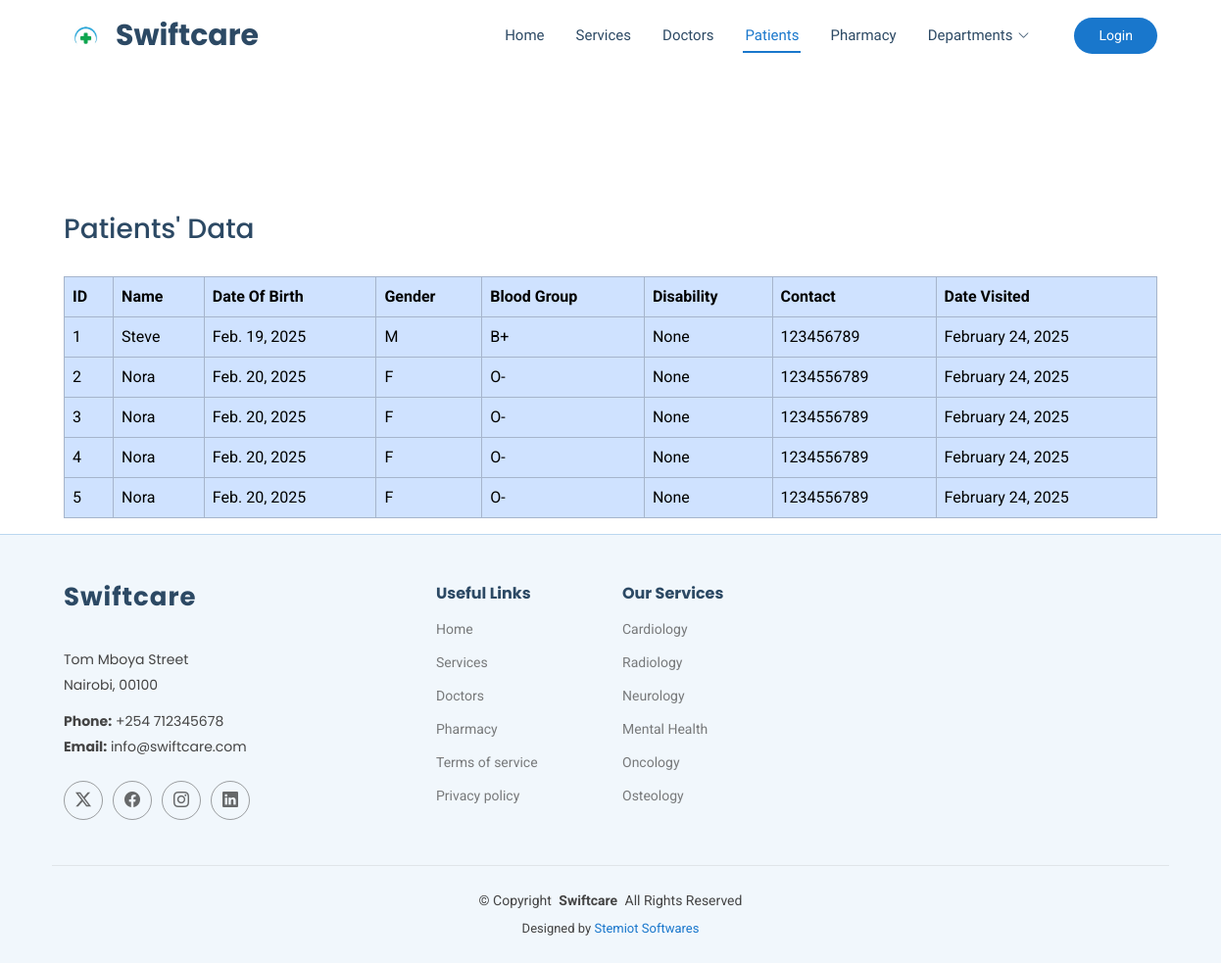
Page /registered_patients/ (signed in) on the earlier database version.
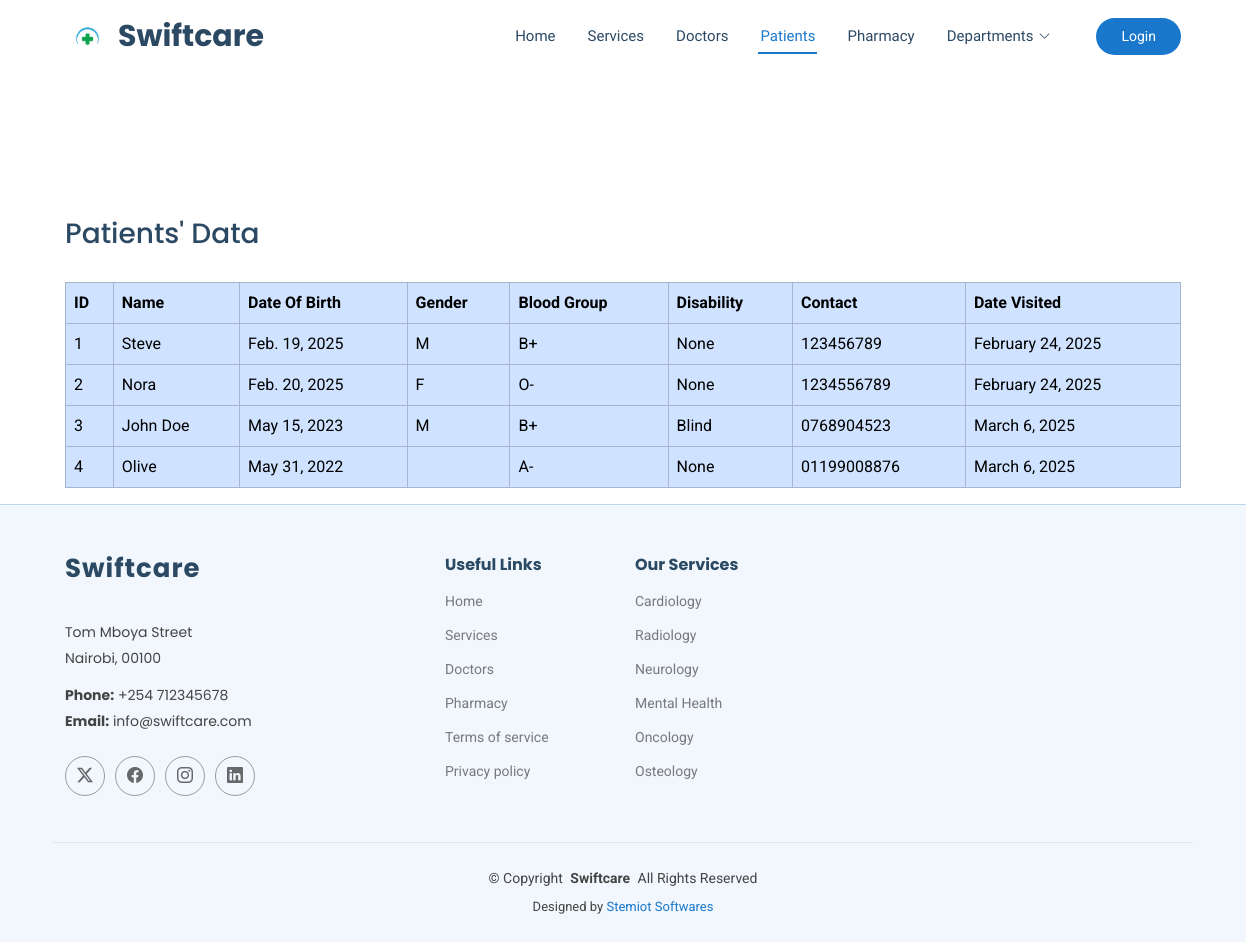
Same page on the later database version.
### swiftcare/models.py (models this page shows, shortened)
class Patient(models.Model):
    filled_at=models.DateTimeField(auto_now_add=True)
    patient_name = models.CharField(max_length=100)
    patient_dob = models.DateField()
    GENDER_CHOICES = [
        ('M', 'Male'),
        ('F', 'Female'),
        ('O', 'Other'),
    ]
    patient_gender = models.CharField(max_length=10, choices=GENDER_CHOICES, default='M')
    BLOOD_GROUP_CHOICES = [
        ('A+', 'A+'),
        ('A-', 'A-'),
        ('B+', 'B+'),
        ('B-', 'B-'),
        ('AB+', 'AB+'),
        ('AB-', 'AB-'),
        ('O+', 'O+'),
        ('O-', 'O-'),
    ]
    patient_bloodGroup = models.CharField(max_length=3, choices= BLOOD_GROUP_CHOICES, default='O+')
    patient_disability = models.CharField(max_length=50)
    patient_contact = models.CharField(max_length=50)

### swiftcare/views.py (the view)
# urls.py: path('registered_patients/',views.registered_patients,name='registered_patients'),
@login_required(login_url='login')
def registered_patients(request):
    patients = Patient.objects.all()
    return render(request,'registered_patients.html',{'patients':patients})

### swiftcare/templates/registered_patients.html (shortened to what the changed rows need)
{% load static %}
<!DOCTYPE html>
<html lang="en">
<head>
  <link href="{% static 'assets/vendor/bootstrap/css/bootstrap.min.css' %}" rel="stylesheet">
  <link href="{% static 'assets/vendor/bootstrap-icons/bootstrap-icons.css' %}" rel="stylesheet">
  <link href="{%  static 'assets/vendor/aos/aos.css' %}" rel="stylesheet">
  <link href="{%  static 'assets/vendor/fontawesome-free/css/all.min.css' %}" rel="stylesheet">
  <link href="{%  static 'assets/vendor/glightbox/css/glightbox.min.css' %}" rel="stylesheet">
  <link href="{%  static 'assets/vendor/swiper/swiper-bundle.min.css' %}" rel="stylesheet">
  <link href="{%  static 'assets/css/main.css' %}" rel="stylesheet">
</head>
<body class="index-page">
   <header id="header" class="header sticky-top">
    <div class="branding d-flex align-items-center">
      <div class="container position-relative d-flex align-items-center justify-content-between">
        <a href="index.html" class="logo d-flex align-items-center me-auto">
          <h1 class="sitename">Swiftcare</h1>
        </a>
      </div>
    </div>
  </header>
  <main class="main">
  <br><br><br><br><br>
  <div class="container"><br>
      <table class="table table-bordered table-hover  table-primary"><br>
   <th>ID</th>
        <th>Name</th>
        <th>Date Of Birth</th>
        <th>Gender</th>
      <th>Blood Group</th>
      <th>Disability</th>
      <th>Contact</th>
      <th>Date Visited</th>
          {% for patient in patients %}
               <tr>
        <td>{{ forloop.counter }}</td>
        <td>{{ patient.patient_name }}</td>
        <td>{{ patient.patient_dob }}</td>
        <td>{{ patient.patient_gender }}</td>
        <td>{{ patient.patient_bloodGroup }}</td>
        <td>{{ patient.patient_disability }}</td>
        <td>{{ patient.patient_contact }}</td>
        <td>{{ patient.filled_at|date:"F j, Y" }}</td>
    </tr>
          {% endfor %}
</table>
  </div>
       </main>
</body>
</html>

Differences in the rows shown:
removed Patient: patient_name "Nora", patient_dob "Feb. 20, 2025", patient_gender "F", patient_bloodGroup "O-", patient_disability "None", patient_contact "1234556789", filled_at "February 24, 2025"
removed Patient: patient_name "Nora", patient_dob "Feb. 20, 2025", patient_gender "F", patient_bloodGroup "O-", patient_disability "None", patient_contact "1234556789", filled_at "February 24, 2025"
removed Patient: patient_name "Nora", patient_dob "Feb. 20, 2025", patient_gender "F", patient_bloodGroup "O-", patient_disability "None", patient_contact "1234556789", filled_at "February 24, 2025"
added Patient: patient_name "John Doe", patient_dob "May 15, 2023", patient_gender "M", patient_bloodGroup "B+", patient_disability "Blind", patient_contact "0768904523", filled_at "March 6, 2025"
added Patient: patient_name "Olive", patient_dob "May 31, 2022", patient_bloodGroup "A-", patient_disability "None", patient_contact "01199008876", filled_at "March 6, 2025"
